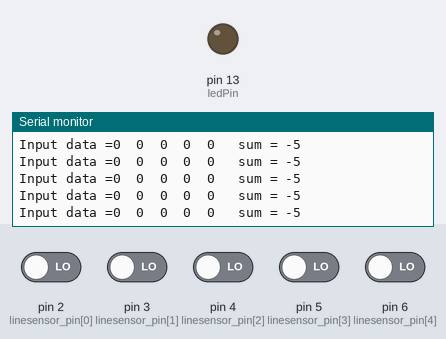
Bench run of a sketch on a simulated Arduino Uno, built with avr-gcc and run on an emulated ATmega328P. Parts: output pins drawn as LEDs (lit = HIGH), the last lines printed to the serial monitor. Inputs (shaded band) come from the test bench; at power-on: pin 2 (linesensor_pin[0]), pin 3 (linesensor_pin[1]), pin 4 (linesensor_pin[2]), pin 5 (linesensor_pin[3]), pin 6 (linesensor_pin[4]) LOW.

Above: at 1.2 s.
1.3 s: pin 4 (linesensor_pin[2]) driven HIGH
At 1.4 s:
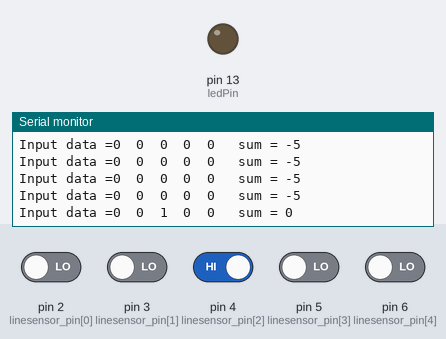
4.3 s: pin 3 (linesensor_pin[1]) driven HIGH
At 4.44 s:
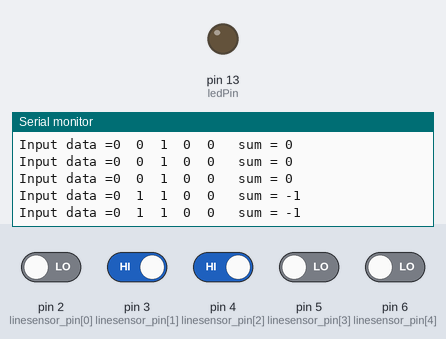
7.3 s: pin 2 (linesensor_pin[0]) driven HIGH
At 7.43 s:
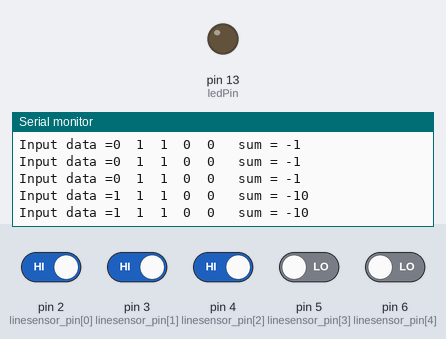
10.3 s: pin 5 (linesensor_pin[3]) driven HIGH
At 10.42 s:
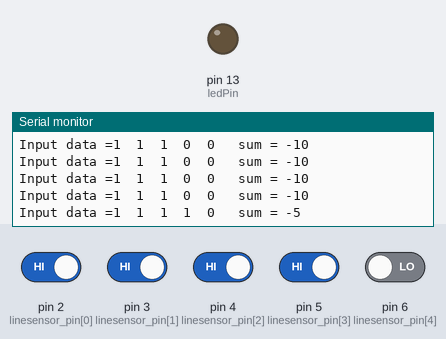
13.3 s: pin 6 (linesensor_pin[4]) driven HIGH
At 13.42 s:
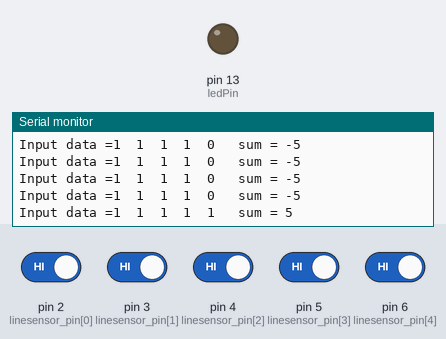
16.3 s: pin 2 (linesensor_pin[0]) driven LOW
At 16.46 s:
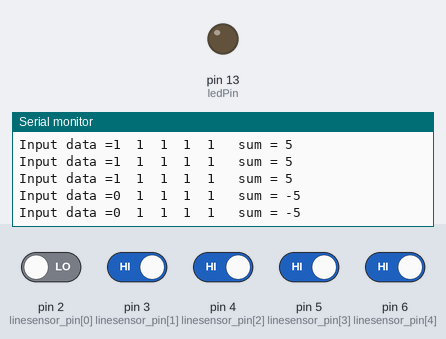
Timing chart, 0 to 19.3 s (numbered marks = the images above; inputs shaded):
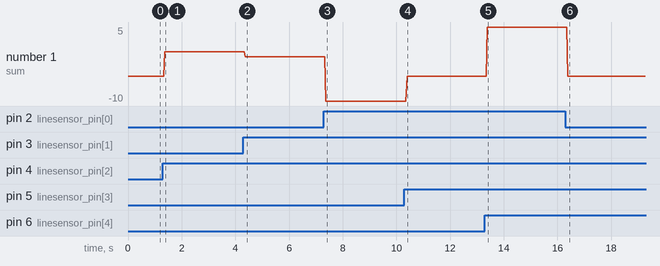

Measured:
- after the input at 1.3 s, the serial monitor: prints a new line after 0.07 s (image 1)
- after the input at 4.3 s, the serial monitor: prints a new line after 0.07 s (image 2)
- after the input at 7.3 s, the serial monitor: prints a new line after 0.07 s (image 3)
- after the input at 10.3 s, the serial monitor: prints a new line after 0.10 s (image 4)
- after the input at 13.3 s, the serial monitor: prints a new line after 0.09 s (image 5)
- after the input at 16.3 s, the serial monitor: prints a new line after 0.09 s (image 6)
- plotted number 1: 0 → -1 after the input at 4.3 s, -1 → -10 after the input at 7.3 s, -10 → -5 after the input at 10.3 s, -5 → 5 after the input at 13.3 s

The sketch:

Linesensor_3.ino
```cpp
#define ledPin 13
#define LINE_DETECT_WHITE 1


int linesensor_data[5] = {0,0,0,0,0};
int linesensor_pin[5]  = {2,3,4,5,6};


int read_digital_line_sensor(void)
{
  int i;
  int sum = 0;
  for( i=0; i<5; i++ )
  {
    if(LINE_DETECT_WHITE == 0)
    {
      linesensor_data[i] = 1 - digitalRead(linesensor_pin[i]);
    }
    else
    {
      linesensor_data[i] =     digitalRead(linesensor_pin[i]);
    }
    sum += linesensor_data[i];
  }
  if( sum == 5 )
 {
   return sum;
 }
 else if( sum == 2 )
 {
   if( ( linesensor_data[3] == 1 ) && ( linesensor_data[4] == 1 ) ) return 3;
   if( ( linesensor_data[2] == 1 ) && ( linesensor_data[3] == 1 ) ) return 1;
   if( ( linesensor_data[1] == 1 ) && ( linesensor_data[2] == 1 ) ) return -1;
   if( ( linesensor_data[0] == 1 ) && ( linesensor_data[1] == 1 ) ) return -3;
 }
 else if( sum == 1 )
 {
   if( ( linesensor_data[0] == 1 ) ) return -4;
   if( ( linesensor_data[1] == 1 ) ) return -2;
   if( ( linesensor_data[2] == 1 ) ) return 0;
   if( ( linesensor_data[3] == 1 ) ) return 2;
   if( ( linesensor_data[4] == 1 ) ) return 4;
 }
 else if( sum == 3 )
 {
   return -10;
 }
 else
 {
   return -5;
 }
}

void setup()
{
  int i;
  pinMode(ledPin, OUTPUT);

  for( i=0; i<5; i++ )
  {
    pinMode(linesensor_pin[i], INPUT);
  }

  Serial.begin(9600);
}

void loop()
{
  int i;
  int sum = 0;
  sum = read_digital_line_sensor();

  Serial.print("Input data =");
  for( i=0; i<5; i++ )
  {
    Serial.print(linesensor_data[i]);
    Serial.print("  ");
  }
  Serial.print(" sum = ");
  Serial.print(sum);
  Serial.println("  ");
}
```
